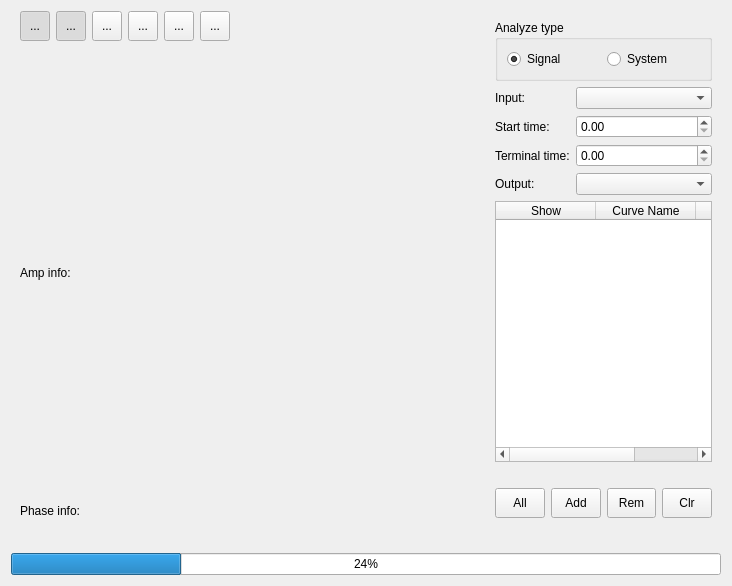
<?xml version="1.0" encoding="UTF-8"?>
<ui version="4.0">
 <class>DFTDialog</class>
 <widget class="QDialog" name="DFTDialog">
  <property name="geometry">
   <rect>
    <x>0</x>
    <y>0</y>
    <width>732</width>
    <height>586</height>
   </rect>
  </property>
  <property name="windowTitle">
   <string>FFT Analysis Tool</string>
  </property>
  <layout class="QGridLayout" name="gridLayout" columnstretch="2,1">
   <item row="2" column="0" colspan="2">
    <widget class="QProgressBar" name="progressBar">
     <property name="value">
      <number>24</number>
     </property>
    </widget>
   </item>
   <item row="0" column="1">
    <widget class="QWidget" name="widget_fft_right" native="true">
     <layout class="QVBoxLayout" name="verticalLayout_2">
      <item>
       <widget class="QGroupBox" name="groupBox">
        <property name="title">
         <string>Analyze type</string>
        </property>
        <layout class="QHBoxLayout" name="horizontalLayout">
         <item>
          <widget class="QRadioButton" name="radioBtn_signal">
           <property name="text">
            <string>Signal</string>
           </property>
           <property name="checked">
            <bool>true</bool>
           </property>
          </widget>
         </item>
         <item>
          <widget class="QRadioButton" name="radioBtn_system">
           <property name="text">
            <string>System</string>
           </property>
          </widget>
         </item>
        </layout>
       </widget>
      </item>
      <item>
       <layout class="QFormLayout" name="formLayout">
        <item row="0" column="0">
         <widget class="QLabel" name="label_fft_input">
          <property name="text">
           <string>Input:</string>
          </property>
         </widget>
        </item>
        <item row="0" column="1">
         <widget class="QComboBox" name="comboBox_fft_input"/>
        </item>
        <item row="1" column="0">
         <widget class="QLabel" name="label_fft_start">
          <property name="text">
           <string>Start time:</string>
          </property>
         </widget>
        </item>
        <item row="1" column="1">
         <widget class="QDoubleSpinBox" name="doubleSpinBox_fft_start">
          <property name="maximum">
           <double>4294967296.000000000000000</double>
          </property>
         </widget>
        </item>
        <item row="2" column="0">
         <widget class="QLabel" name="label_fft_terminal">
          <property name="text">
           <string>Terminal time:</string>
          </property>
         </widget>
        </item>
        <item row="2" column="1">
         <widget class="QDoubleSpinBox" name="doubleSpinBox_fft_terminal">
          <property name="maximum">
           <double>4294967296.000000000000000</double>
          </property>
         </widget>
        </item>
        <item row="3" column="0">
         <widget class="QLabel" name="label_fft_output">
          <property name="text">
           <string>Output:</string>
          </property>
         </widget>
        </item>
        <item row="3" column="1">
         <widget class="QComboBox" name="comboBox_fft_output"/>
        </item>
       </layout>
      </item>
      <item>
       <widget class="QTableWidget" name="tableWidget">
        <column>
         <property name="text">
          <string>Show</string>
         </property>
        </column>
        <column>
         <property name="text">
          <string>Curve Name</string>
         </property>
        </column>
        <column>
         <property name="text">
          <string>Note</string>
         </property>
        </column>
       </widget>
      </item>
      <item>
       <widget class="QLabel" name="label_curveInfo">
        <property name="text">
         <string/>
        </property>
       </widget>
      </item>
      <item>
       <layout class="QHBoxLayout" name="horizontalLayout_3">
        <item>
         <widget class="QToolButton" name="tbtn_fft_selectAll">
          <property name="sizePolicy">
           <sizepolicy hsizetype="Expanding" vsizetype="Fixed">
            <horstretch>0</horstretch>
            <verstretch>0</verstretch>
           </sizepolicy>
          </property>
          <property name="minimumSize">
           <size>
            <width>30</width>
            <height>30</height>
           </size>
          </property>
          <property name="text">
           <string>All</string>
          </property>
          <property name="toolButtonStyle">
           <enum>Qt::ToolButtonTextUnderIcon</enum>
          </property>
         </widget>
        </item>
        <item>
         <widget class="QToolButton" name="tbtn_fft_add">
          <property name="sizePolicy">
           <sizepolicy hsizetype="Expanding" vsizetype="Fixed">
            <horstretch>0</horstretch>
            <verstretch>0</verstretch>
           </sizepolicy>
          </property>
          <property name="minimumSize">
           <size>
            <width>30</width>
            <height>30</height>
           </size>
          </property>
          <property name="text">
           <string>Add</string>
          </property>
          <property name="toolButtonStyle">
           <enum>Qt::ToolButtonTextUnderIcon</enum>
          </property>
         </widget>
        </item>
        <item>
         <widget class="QToolButton" name="tbtn_fft_remove">
          <property name="sizePolicy">
           <sizepolicy hsizetype="Expanding" vsizetype="Fixed">
            <horstretch>0</horstretch>
            <verstretch>0</verstretch>
           </sizepolicy>
          </property>
          <property name="minimumSize">
           <size>
            <width>30</width>
            <height>30</height>
           </size>
          </property>
          <property name="text">
           <string>Rem</string>
          </property>
          <property name="toolButtonStyle">
           <enum>Qt::ToolButtonTextUnderIcon</enum>
          </property>
         </widget>
        </item>
        <item>
         <widget class="QToolButton" name="tbtn_fft_clear">
          <property name="sizePolicy">
           <sizepolicy hsizetype="Expanding" vsizetype="Fixed">
            <horstretch>0</horstretch>
            <verstretch>0</verstretch>
           </sizepolicy>
          </property>
          <property name="minimumSize">
           <size>
            <width>30</width>
            <height>30</height>
           </size>
          </property>
          <property name="text">
           <string>Clr</string>
          </property>
          <property name="toolButtonStyle">
           <enum>Qt::ToolButtonTextUnderIcon</enum>
          </property>
         </widget>
        </item>
       </layout>
      </item>
     </layout>
    </widget>
   </item>
   <item row="0" column="0">
    <widget class="QWidget" name="widget_fft_left" native="true">
     <layout class="QVBoxLayout" name="verticalLayout" stretch="0,1,0,1,0">
      <property name="topMargin">
       <number>0</number>
      </property>
      <item>
       <widget class="QWidget" name="widget_fft_up" native="true">
        <layout class="QHBoxLayout" name="horizontalLayout_2">
         <property name="leftMargin">
          <number>0</number>
         </property>
         <property name="topMargin">
          <number>0</number>
         </property>
         <property name="rightMargin">
          <number>0</number>
         </property>
         <property name="bottomMargin">
          <number>0</number>
         </property>
         <item>
          <widget class="QToolButton" name="tbtn_fft_amp">
           <property name="sizePolicy">
            <sizepolicy hsizetype="Fixed" vsizetype="Fixed">
             <horstretch>0</horstretch>
             <verstretch>0</verstretch>
            </sizepolicy>
           </property>
           <property name="minimumSize">
            <size>
             <width>30</width>
             <height>30</height>
            </size>
           </property>
           <property name="text">
            <string>...</string>
           </property>
           <property name="checkable">
            <bool>true</bool>
           </property>
           <property name="checked">
            <bool>true</bool>
           </property>
           <property name="toolButtonStyle">
            <enum>Qt::ToolButtonIconOnly</enum>
           </property>
           <property name="autoRaise">
            <bool>false</bool>
           </property>
          </widget>
         </item>
         <item>
          <widget class="QToolButton" name="tbtn_fft_phase">
           <property name="sizePolicy">
            <sizepolicy hsizetype="Fixed" vsizetype="Fixed">
             <horstretch>0</horstretch>
             <verstretch>0</verstretch>
            </sizepolicy>
           </property>
           <property name="minimumSize">
            <size>
             <width>30</width>
             <height>30</height>
            </size>
           </property>
           <property name="text">
            <string>...</string>
           </property>
           <property name="checkable">
            <bool>true</bool>
           </property>
           <property name="checked">
            <bool>true</bool>
           </property>
           <property name="toolButtonStyle">
            <enum>Qt::ToolButtonIconOnly</enum>
           </property>
          </widget>
         </item>
         <item>
          <widget class="QToolButton" name="tbtn_fft_setting">
           <property name="sizePolicy">
            <sizepolicy hsizetype="Fixed" vsizetype="Fixed">
             <horstretch>0</horstretch>
             <verstretch>0</verstretch>
            </sizepolicy>
           </property>
           <property name="minimumSize">
            <size>
             <width>30</width>
             <height>30</height>
            </size>
           </property>
           <property name="text">
            <string>...</string>
           </property>
           <property name="toolButtonStyle">
            <enum>Qt::ToolButtonIconOnly</enum>
           </property>
          </widget>
         </item>
         <item>
          <widget class="QToolButton" name="tbtn_fft_fit">
           <property name="sizePolicy">
            <sizepolicy hsizetype="Fixed" vsizetype="Fixed">
             <horstretch>0</horstretch>
             <verstretch>0</verstretch>
            </sizepolicy>
           </property>
           <property name="minimumSize">
            <size>
             <width>30</width>
             <height>30</height>
            </size>
           </property>
           <property name="text">
            <string>...</string>
           </property>
           <property name="toolButtonStyle">
            <enum>Qt::ToolButtonIconOnly</enum>
           </property>
          </widget>
         </item>
         <item>
          <widget class="QToolButton" name="tbtn_fft_open">
           <property name="sizePolicy">
            <sizepolicy hsizetype="Fixed" vsizetype="Fixed">
             <horstretch>0</horstretch>
             <verstretch>0</verstretch>
            </sizepolicy>
           </property>
           <property name="minimumSize">
            <size>
             <width>30</width>
             <height>30</height>
            </size>
           </property>
           <property name="text">
            <string>...</string>
           </property>
           <property name="toolButtonStyle">
            <enum>Qt::ToolButtonIconOnly</enum>
           </property>
          </widget>
         </item>
         <item>
          <widget class="QToolButton" name="tbtn_fft_save">
           <property name="sizePolicy">
            <sizepolicy hsizetype="Fixed" vsizetype="Fixed">
             <horstretch>0</horstretch>
             <verstretch>0</verstretch>
            </sizepolicy>
           </property>
           <property name="minimumSize">
            <size>
             <width>30</width>
             <height>30</height>
            </size>
           </property>
           <property name="text">
            <string>...</string>
           </property>
           <property name="toolButtonStyle">
            <enum>Qt::ToolButtonIconOnly</enum>
           </property>
          </widget>
         </item>
         <item>
          <spacer name="horizontalSpacer">
           <property name="orientation">
            <enum>Qt::Horizontal</enum>
           </property>
           <property name="sizeHint" stdset="0">
            <size>
             <width>40</width>
             <height>20</height>
            </size>
           </property>
          </spacer>
         </item>
        </layout>
       </widget>
      </item>
      <item>
       <widget class="GtPlot" name="plot_amp" native="true"/>
      </item>
      <item>
       <widget class="QLabel" name="label_amp">
        <property name="sizePolicy">
         <sizepolicy hsizetype="Preferred" vsizetype="Preferred">
          <horstretch>0</horstretch>
          <verstretch>0</verstretch>
         </sizepolicy>
        </property>
        <property name="text">
         <string>Amp info:</string>
        </property>
       </widget>
      </item>
      <item>
       <widget class="GtPlot" name="plot_phase" native="true"/>
      </item>
      <item>
       <widget class="QLabel" name="label_phase">
        <property name="sizePolicy">
         <sizepolicy hsizetype="Preferred" vsizetype="Preferred">
          <horstretch>0</horstretch>
          <verstretch>0</verstretch>
         </sizepolicy>
        </property>
        <property name="text">
         <string>Phase info:</string>
        </property>
       </widget>
      </item>
     </layout>
    </widget>
   </item>
   <item row="1" column="0" colspan="2">
    <widget class="QLabel" name="label_fft_processInfo">
     <property name="text">
      <string/>
     </property>
    </widget>
   </item>
  </layout>
 </widget>
 <customwidgets>
  <customwidget>
   <class>GtPlot</class>
   <extends>QWidget</extends>
   <header>gtplot.h</header>
   <container>1</container>
  </customwidget>
 </customwidgets>
 <resources/>
 <connections/>
</ui>
